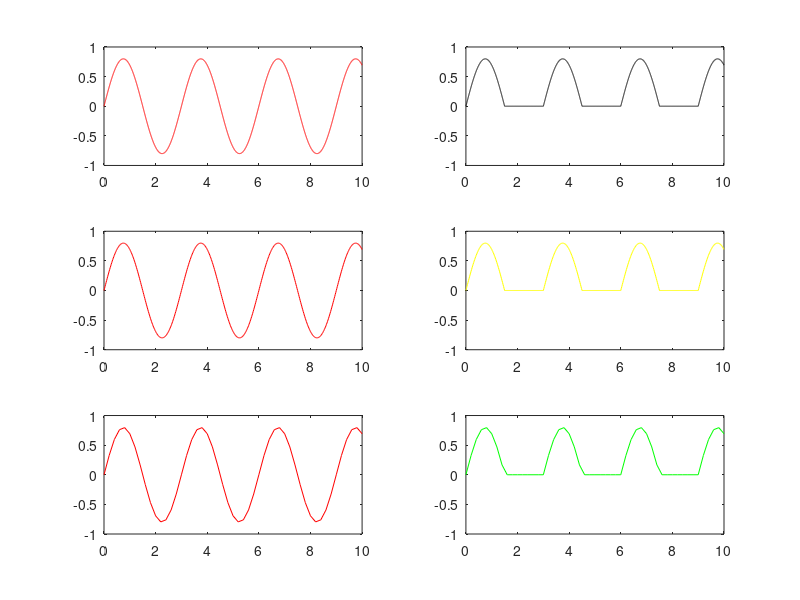

MATLAB code for this plot:
clear all 
close all
T=3;
f=1/T;
A=0.8;
t1=0:0.002:10;      %se definesc vectorii cu rezolutiile cerute
t2=0:0.02:10;
t3=0:0.2:10;
s1=A*sin(2*pi*f*t1);

subplot(3,2,1)
plot(t1,s1,'r')
for i=1:length(s1)
    if s1(i)<0
        s1(i)=s1(i)-s1(i)
    end
end;
subplot(3,2,2)
plot(t1,s1,'k');
ylim([-1,1])

subplot(3,2,3)
s2=A*sin(2*pi*f*t2);
plot(t2,s2,'r')
hold on
for i=1:length(s2)
    if s2(i)<0
        s2(i)=s2(i)-s2(i)
    end
end;
subplot(3,2,4)
plot(t2,s2,'y');
ylim([-1,1])


subplot(3,2,5)
s3=A*sin(2*pi*f*t3);
plot(t3,s3,'r')
hold on
for i=1:length(s3)
    if s3(i)<0
        s3(i)=s3(i)-s3(i)
    end
end;
subplot(3,2,6)
plot(t3,s3,'g');
ylim([-1,1])